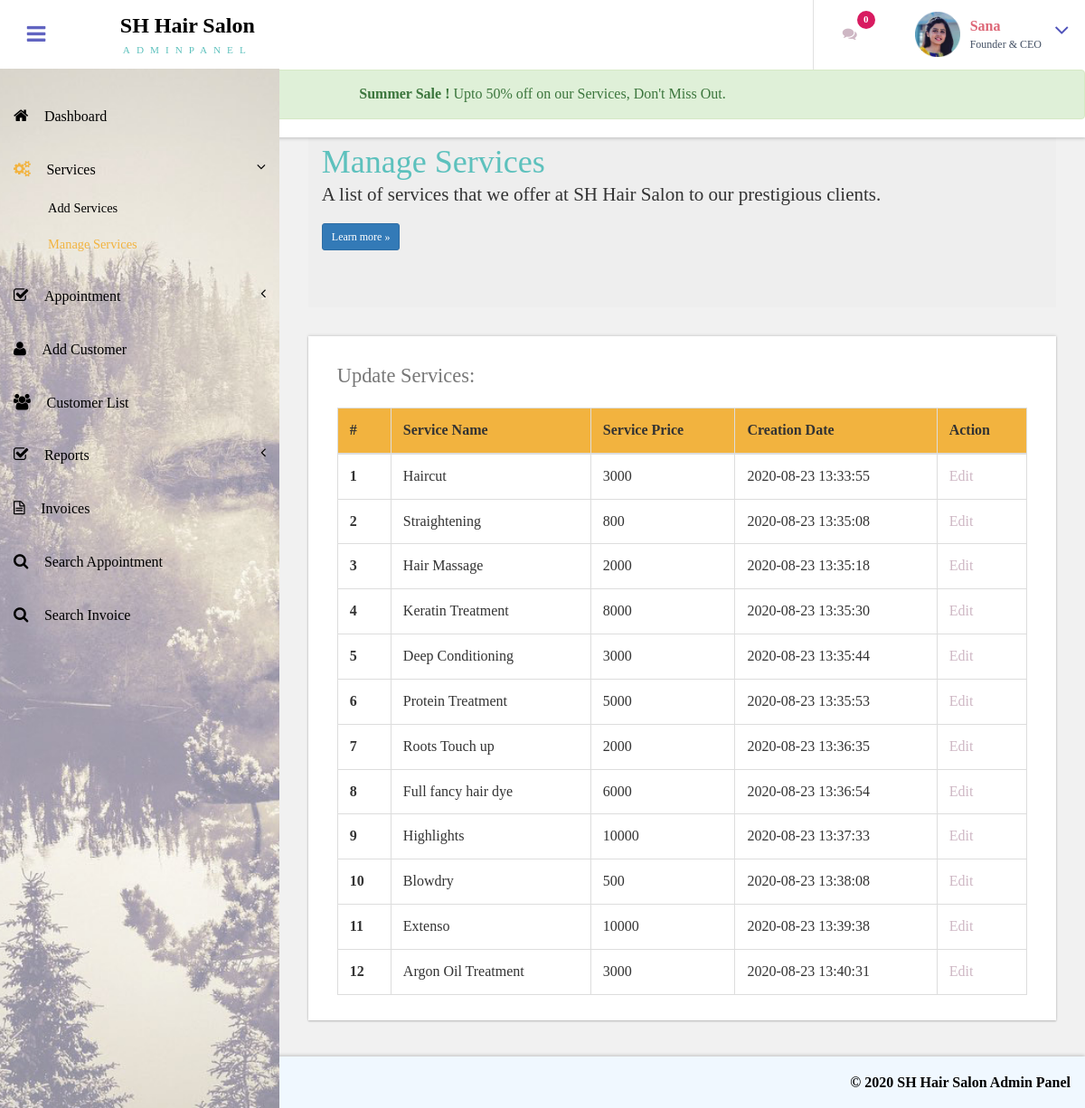
Page /hsms/admin/manage-services.php (signed in) on the committed database.
### tables this page shows
CREATE TABLE `tblservices` (
  `ID` int(10) NOT NULL,
  `ServiceName` varchar(200) DEFAULT NULL,
  `Cost` int(10) DEFAULT NULL,
  `CreationDate` timestamp NULL DEFAULT CURRENT_TIMESTAMP
);

### hsms/admin/manage-services.php (the view, shortened to what this page needs)
<?php
include('includes/dbconnection.php');
if (strlen($_SESSION['bpmsaid']==0)) {
  header('location:logout.php');
  } else{
  ?>
<!DOCTYPE HTML>
<html>
<head>
<link href="css/bootstrap.css" rel='stylesheet' type='text/css' />
<link href="css/style.css" rel='stylesheet' type='text/css' />
<link href="css/font-awesome.css" rel="stylesheet">
<link href="css/animate.css" rel="stylesheet" type="text/css" media="all">
<link href="css/custom.css" rel="stylesheet">
</head>
<body class="cbp-spmenu-push">
	<div class="main-content">
		 <?php include_once('includes/sidebar.php');?>
		 <?php include_once('includes/header.php');?>
		<div id="page-wrapper">
			<div class="main-page">
				<div class="jumbotron">
					<div class="container">
						<h1 style="color:#5dc1bd; font-size: 36px;">Manage Services</h1>
						<p>A list of services that we offer at SH Hair Salon to our prestigious clients. </p>
						<p><a class="btn btn-primary btn-sm" href="#" role="button">Learn more &raquo;</a></p>
					</div>
				</div>
				<div class="tables">
					<div class="table-responsive bs-example widget-shadow">
						<h4>Update Services:</h4>
						<table class="table table-bordered">
						 <thead >
						  <tr style="background-color: #F2B33F;">
						   <th>#</th>
						   <th>Service Name</th>
						   <th>Service Price</th>
						   <th>Creation Date</th>
						   <th>Action</th>
						  </tr>
						 </thead>
						 <tbody>
<?php
$ret=mysqli_query($con,"select *from  tblservices");
$cnt=1;
while ($row=mysqli_fetch_array($ret)) {
?>
						 <tr> <th scope="row"><?php echo $cnt;?></th> <td><?php  echo $row['ServiceName'];?></td> <td><?php  echo $row['Cost'];?></td><td><?php  echo $row['CreationDate'];?></td> <td><a href="edit-services.php?editid=<?php echo $row['ID'];?>">Edit</a></td> </tr>   <?php
$cnt=$cnt+1;
}?></tbody> </table>
					</div>
				</div>
			</div>
		</div>
		 <?php include_once('includes/footer.php');?>
	</div>
</body>
</html>
<?php }  ?>

### hsms/admin/includes/header.php (shortened to what this page needs)
<div class="sticky-header header-section ">
      <div class="header-left">
        <button id="showLeftPush"><i class="fa fa-bars"></i></button>
        <div class="logo">
          <a href="index.php">
            <h1>SH Hair Salon</h1>
            <span>ADMINPANEL</span>
          </a>
        </div>
      </div>
      <div class="header-right">
        <div class="profile_details_left">
          <ul class="nofitications-dropdown">
            <?php
$ret1=mysqli_query($con,"select ID,Name from  tblappointment where Status=''");
$num=mysqli_num_rows($ret1);
?>
            <li class="dropdown head-dpdn">
              <a href="#" class="dropdown-toggle" data-toggle="dropdown" aria-expanded="false"><i class="fa fa-comments"></i><span class="badge blue"><?php echo $num;?></span></a>
            </li>
          </ul>
          <div class="clearfix"> </div>
        </div>
        <div class="profile_details">
        <?php
$adid=$_SESSION['bpmsaid'];
$ret=mysqli_query($con,"select AdminName from tbladmin where ID='$adid'");
$row=mysqli_fetch_array($ret);
$name=$row['AdminName'];
?>
          <ul>
            <li class="dropdown profile_details_drop">
              <a href="#" class="dropdown-toggle" data-toggle="dropdown" aria-expanded="false">
                <div class="profile_img">
                  <span class="prfil-img"><img src="images/user1.png" alt="" width="50" height="50"> </span>
                  <div class="user-name">
                    <p style="font-weight: bold;"><?php echo $name; ?></p>
                    <span>Founder & CEO</span>
                  </div>
                  <i class="fa fa-angle-down lnr"></i>
                  <div class="clearfix"></div>
                </div>
              </a>
            </li>
          </ul>
        </div>
      </div>
      <div class="clearfix"> </div>
      <div class="alert alert-success" role="alert" align="center">
        <strong>Summer Sale !</strong> Upto 50% off on our Services, Don't Miss Out.
      </div>
    </div>

### hsms/admin/css/style.css (style rules this page uses)
h4, h5, h6, h1, h2, h3 { margin: 0; }
ul, ol { margin: 0; }
p { margin: 0; }
html, body { font-family: 'Dancing Script', cursive; font-size: 100%; overflow-x: hidden; background: #ffffff; }
body a { transition: 0.5s all ease; -webkit-transition: 0.5s all ease; -moz-transition: 0.5s all ease; -o-transition: 0.5s all ease; -ms-transition: 0.5s all ease; text-decoration:none; }
h1,h2,h3,h4,h5,h6 { margin:0; }
p { margin:0; }
ul,label { margin:0; padding:0; }
.main-content { position: relative; }
.sticky-header { position: fixed; top: 0; left:0px; width: 100%; z-index: 100; }
.header-section { background:#FFF; box-shadow: 1px 1px 4px rgba(0, 0, 0, 0.21); -webkit-box-shadow: 1px 1px 4px rgba(0, 0, 0, 0.21); -moz-box-shadow: 1px 1px 4px rgba(0, 0, 0, 0.21); -o-box-shadow: 1px 1px 4px rgba(0, 0, 0, 0.21); }
.header-section::after { clear: both; display: block; content: ''; }
.header-left { float: left; width: 45%; }
.header-right { float: right; }
button#showLeftPush { font-size: 1.5em; width: 80px; padding: 0.87em 0; text-align: center; cursor: pointer; float: left; color: #6F6F6F; -moz-transition: all 0.2s ease-out 0s; -webkit-transition: all 0.2s ease-out 0s; transition: all 0.2s ease-out 0s; border: none; background-color: #fff; outline:none; }
.cbp-spmenu-push { overflow-x: hidden; position: relative; }
.cbp-spmenu, .cbp-spmenu-push { -webkit-transition: all 0.3s ease; -moz-transition: all 0.3s ease; transition: all 0.3s ease; }
.cbp-spmenu-push div#page-wrapper { margin: 0 0 0 19.3em; transition:.5s all; -webkit-transition:.5s all; -moz-transition:.5s all; }
.fa { display: inline-block; font-family: FontAwesome; font-style: normal; font-weight: normal; line-height: 1; -webkit-font-smoothing: antialiased; -moz-osx-font-smoothing: grayscale; }
.logo { background: #ffffff; text-align: center; float: left; }
.logo a { padding: 0.9em 3.3em .7em; display: block; text-decoration: none; }
.logo a h1 { color: #000000; font-size: 1.5em; line-height: 1.2em; font-weight: 700; }
.logo a span { color: #5dc1bd; font-size: .7em; text-align: center; letter-spacing: 7px; }
.profile_details_left { float: left; }
li.dropdown.head-dpdn { display: inline-block; padding: 1.7em 0; border-left: 1px solid #E0E0E0; float: left; }
li.dropdown.head-dpdn a.dropdown-toggle { padding: 1.7em 2em; }
.header-right span.badge { font-size: 11px; font-weight: bold; color: #FFF; background: #8BC34A; line-height: 15px; width: 20px; height: 20px; border-radius: 2em; -webkit-border-radius: 2em; -moz-border-radius: 2em; -o-border-radius: 2em; text-align: center; display: inline-block; position: absolute; top: 16%; padding: 2px 0 0; }
.header-right span.blue { background-color:#D81B60; }
.profile_details { float: right; }
.profile_details_drop a.dropdown-toggle { display:block; padding: 0.8em 3em 0 2em; }
.profile_img span.prfil-img { float:left; }
.user-name { float:left; margin-top:8px; margin-left:11px; height:35px; }
.profile_details ul li { list-style-type:none; position:relative; }
.profile_details li a i.fa.lnr { position: absolute; top: 34%; right: 8%; color: #4F52BA; font-size: 1.6em; }
.user-name p { font-size:1em; color:#DD6777; line-height:1em; font-weight:700; }
.user-name span { font-size: .75em; font-weight:bolder; color: #424f63; font-weight: normal; margin-top: .3em; }
.widget-shadow { background-color: #fff; box-shadow: 0 -1px 3px rgba(0,0,0,.12),0 1px 2px rgba(0,0,0,.24); -webkit-box-shadow: 0 -1px 3px rgba(0,0,0,.12),0 1px 2px rgba(0,0,0,.24); -moz-box-shadow: 0 -1px 3px rgba(0,0,0,.12),0 1px 2px rgba(0,0,0,.24); }
.table > thead > tr > th, .table > tbody > tr > th, .table > tfoot > tr > th, .table > thead > tr > td, .table > tbody > tr > td, .table > tfoot > tr > td { border-top: none; }
.tables h4 { font-size: 1.4em; margin-bottom: 1em; color: #777777; }
.tables .panel-body ,.tables .bs-example { padding: 2em 2em 0.5em; }
.tables .table > thead > tr > th, .tables .table > tbody > tr > th, .tables .table > tfoot > tr > th, .tables .table > thead > tr > td, .tables .table > tbody > tr > td, .tables .table > tfoot > tr > td { padding: 13px; border-top: 1px solid #E0E0E0; }
.bs-example { margin-top: 2em; }

### hsms/admin/css/custom.css (style rules this page uses)
#page-wrapper { padding:7em 2em 2.5em; background-color: #F1F1F1; }

### rows in the picture
tblservices: ServiceName "Haircut", Cost "3000", CreationDate "2020-08-23 13:33:55"
tblservices: ServiceName "Straightening", Cost "800", CreationDate "2020-08-23 13:35:08"
tblservices: ServiceName "Hair Massage", Cost "2000", CreationDate "2020-08-23 13:35:18"
tblservices: ServiceName "Keratin Treatment", Cost "8000", CreationDate "2020-08-23 13:35:30"
tblservices: ServiceName "Deep Conditioning", Cost "3000", CreationDate "2020-08-23 13:35:44"
tblservices: ServiceName "Protein Treatment", Cost "5000", CreationDate "2020-08-23 13:35:53"
tblservices: ServiceName "Roots Touch up", Cost "2000", CreationDate "2020-08-23 13:36:35"
tblservices: ServiceName "Full fancy hair dye", Cost "6000", CreationDate "2020-08-23 13:36:54"
tblservices: ServiceName "Highlights", Cost "10000", CreationDate "2020-08-23 13:37:33"
tblservices: ServiceName "Blowdry", Cost "500", CreationDate "2020-08-23 13:38:08"
tblservices: ServiceName "Extenso", Cost "10000", CreationDate "2020-08-23 13:39:38"
tblservices: ServiceName "Argon Oil Treatment", Cost "3000", CreationDate "2020-08-23 13:40:31"

### other values in the picture
$num "0"
$name "Sana"
